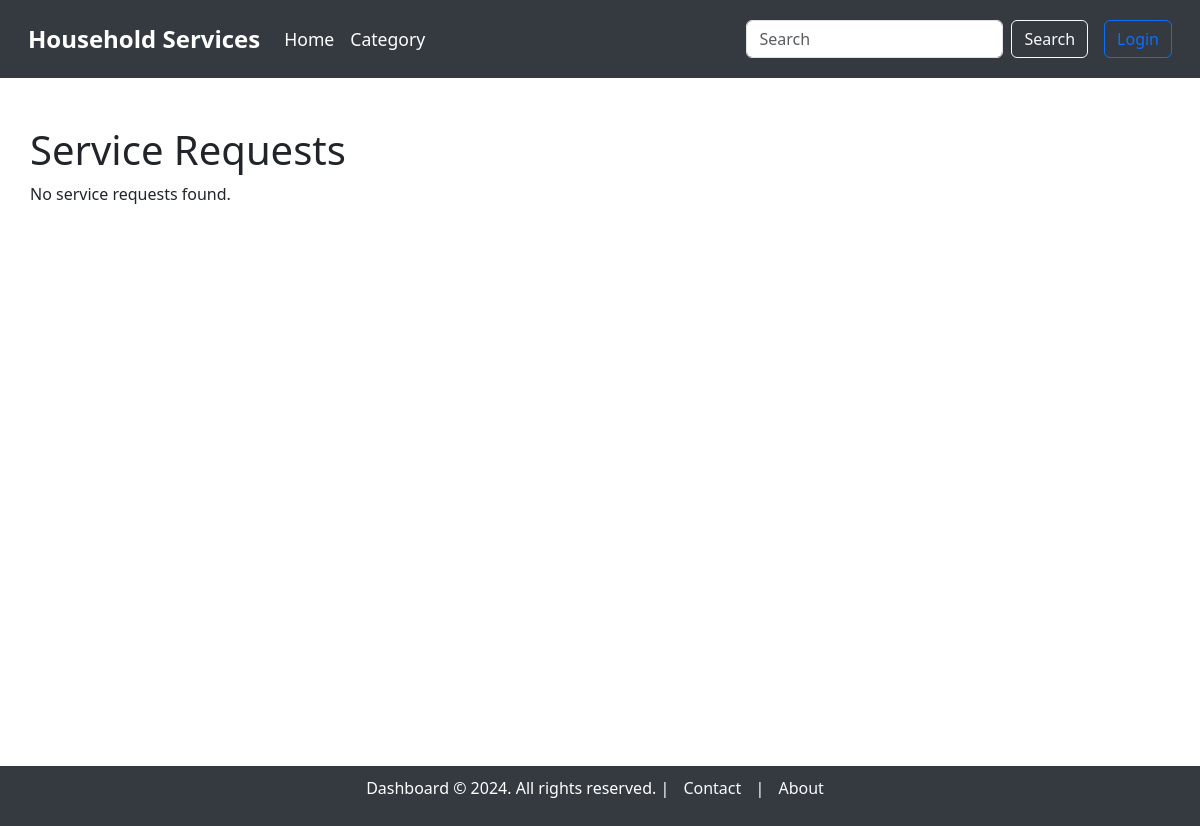
The page /service_requests on the database as committed earlier.
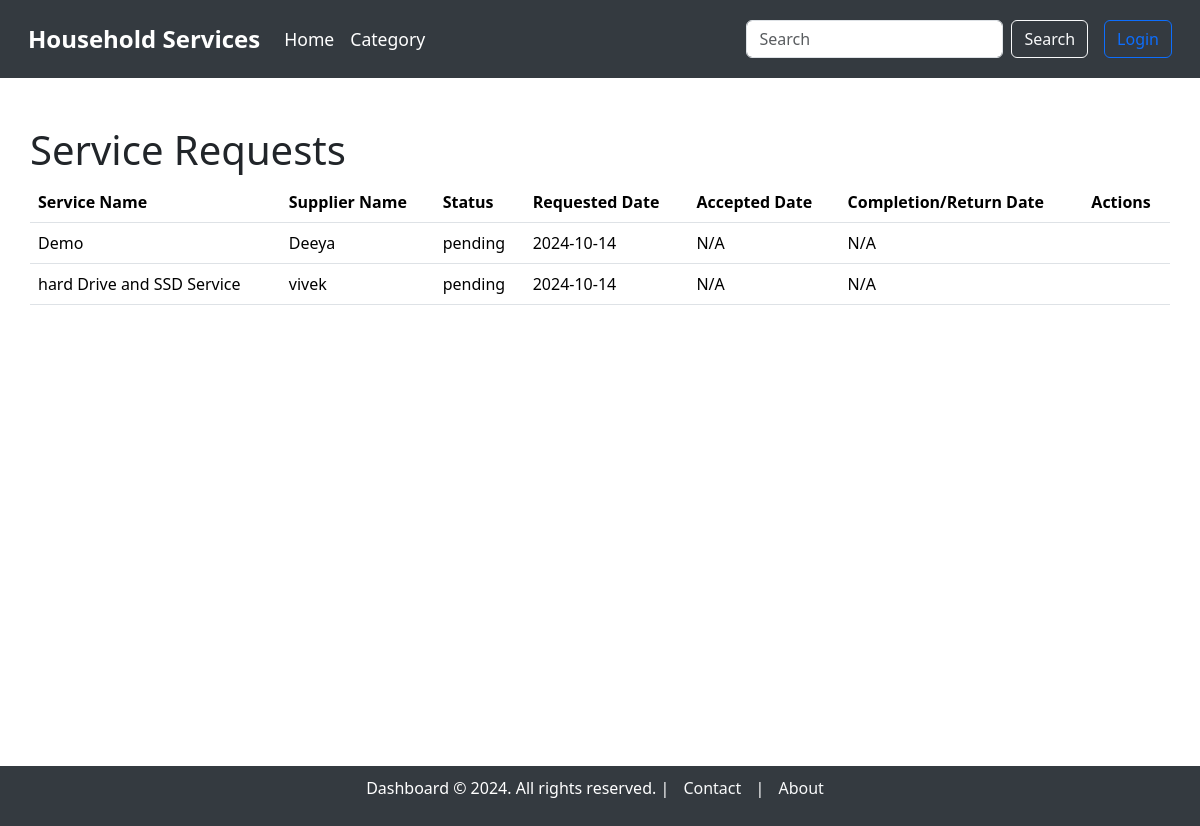
The same page on the database as committed later.
### model.py (models this page shows, shortened)
class ServiceRequest(db.Model):
    __tablename__ = "service_requests"
    service_request_id = db.Column(db.Integer, autoincrement=True, primary_key=True)
    service_id = db.Column(db.Integer, db.ForeignKey('service.service_id'), nullable=False)
    user_id = db.Column(db.Integer, db.ForeignKey('users.user_id'), nullable=False)
    supplier_id = db.Column(db.Integer, db.ForeignKey('users.user_id'), nullable=True)  # Link to supplier (optional)
    service_description = db.Column(db.String, nullable=False)
    experience_years = db.Column(db.Integer, nullable=True)
    created_at = db.Column(db.DateTime, default=datetime.utcnow)
    updated_at = db.Column(db.DateTime, default=datetime.utcnow, onupdate=datetime.utcnow)
    date_requested = db.Column(db.DateTime, default=datetime.utcnow, nullable=True)
    date_issued = db.Column(db.DateTime, nullable=True)  #accepted date
    date_completed = db.Column(db.DateTime, nullable=True)
    date_returned = db.Column(db.DateTime, nullable=True)
    status = db.Column(db.String, default='pending')  # 'pending', 'accepted', 'rejected', 'completed', 'returned', 'cancelled'
    price = db.Column(db.Integer, nullable=False)  # Price associated with the service
    customer = db.relationship('User', foreign_keys=[user_id], backref='customer_requests')
    supplier = db.relationship('User', foreign_keys=[supplier_id], backref='supplier_requests')
    service = db.relationship('Service', backref='requests')

class Service(db.Model):
    __tablename__ = "service"
    service_id = db.Column(db.Integer, autoincrement=True, primary_key=True)
    category_id = db.Column(db.Integer, db.ForeignKey('category.category_id'), nullable=False)  # Link to Category model
    supplier_id = db.Column(db.Integer, db.ForeignKey('users.user_id'), nullable=False)  # Link to the supplier
    service_name = db.Column(db.String, unique=True, nullable=False)
    service_description = db.Column(db.String, nullable=False)
    created_at = db.Column(db.DateTime, default=datetime.utcnow)
    updated_at = db.Column(db.DateTime, default=datetime.utcnow, onupdate=datetime.utcnow)
    price = db.Column(db.Integer)
    image = db.Column(db.String)  # Path to the uploaded image
    supplier = db.relationship('User', backref='services')  # Relationship to supplier (User)
    category = db.relationship('Category', backref='services')  # Relationship to Category

class User(db.Model):
    __tablename__ = "users"
    user_id = db.Column(db.Integer, autoincrement=True, primary_key=True)
    full_name = db.Column(db.String, nullable=False)
    username = db.Column(db.String, unique=True, nullable=False)
    email = db.Column(db.String, unique=True, nullable=False)
    password = db.Column(db.String, nullable=False)
    address = db.Column(db.String, nullable=False)
    pincode = db.Column(db.String, nullable=False)
    role = db.Column(db.String, nullable=False)  # 'customer' or 'supplier'
    service_name = db.Column(db.String)  # Only applicable if the user is a supplier
    experience_years = db.Column(db.Integer)  # Only applicable if the user is a supplier
    document = db.Column(db.String)  # Path or name of the uploaded document, only for suppliers

### main.py (the view)
@app.route('/service_requests', methods=['GET'])
def view_service_requests():
    if session.get('role') == 'customer':
        service_requests = ServiceRequest.query.filter_by(user_id=session['user_id']).filter(ServiceRequest.status.in_(['pending', 'accepted'])).all()
        service_history = ServiceRequest.query.filter_by(user_id=session['user_id']).filter(ServiceRequest.status.in_(['completed', 'returned'])).all()
    elif session.get('role') == 'supplier':
        service_requests = ServiceRequest.query.filter_by(supplier_id=session['user_id']).filter(ServiceRequest.status.in_(['pending', 'accepted'])).all()
        service_history = ServiceRequest.query.filter_by(supplier_id=session['user_id']).filter(ServiceRequest.status.in_(['completed', 'returned'])).all()
    else:
        service_requests = ServiceRequest.query.filter(ServiceRequest.status.in_(['pending', 'accepted'])).all()
        service_history = ServiceRequest.query.filter(ServiceRequest.status.in_(['completed', 'returned'])).all()
    return render_template('service_requests/service_requests.html', service_requests=service_requests, service_history=service_history)

### templates/service_requests/service_requests.html (shortened to what this page needs)
{% extends 'base_dashboard.html' %}
{% block content %}
<div class="container mt-5">
    <h1>Service Requests</h1>
    {% if service_requests %}
        <table class="table">
            <thead>
                <tr>
                    <th>Service Name</th>
                    <th>Supplier Name</th>
                    <th>Status</th>
                    <th>Requested Date</th>
                    <th>Accepted Date</th>
                    <th>Completion/Return Date</th>
                    <th>Actions</th>
                </tr>
            </thead>
            <tbody>
                {% for request in service_requests %}
                    <tr>
                        <td>{{ request.service.service_name }}</td>
                        <td>{{ request.service.supplier.full_name if request.service.supplier else 'Not Assigned' }}</td>
                        <td>{{ request.status }}</td>
                        <td>{{ request.date_requested.strftime('%Y-%m-%d') }}</td>
                        <td>
                            {% if request.date_issued %}
                                {{ request.date_issued.strftime('%Y-%m-%d') }}
                            {% else %}
                                N/A
                            {% endif %}
                        </td>
                        <td>
                            {% if request.status == 'completed' %}
                                {{ request.date_completed.strftime('%Y-%m-%d') if request.date_completed else 'N/A' }}
                            {% elif request.status == 'returned' %}
                                {{ request.date_returned.strftime('%Y-%m-%d') if request.date_returned else 'N/A' }}
                            {% else %}
                                N/A
                            {% endif %}
                        </td>
                        <td>
                        </td>
                    </tr>
                {% endfor %}
            </tbody>
        </table>
    {% else %}
        <p>No service requests found.</p>
    {% endif %}
</div>
{% endblock %}

Rows that differ between the two databases and show on the page:
added ServiceRequest: service.service_name "Demo", service.supplier "Deeya", status "pending", date_requested "2024-10-14", shows "N/A"
added ServiceRequest: service.service_name "hard Drive and SSD Service", service.supplier "vivek", status "pending", date_requested "2024-10-14", shows "N/A"
Other text that changed with them:
text no longer shown: "No service requests found."
text now shown: "Service Name Supplier Name Status Requested Date Accepted Date Completion/Return Date Actions"
